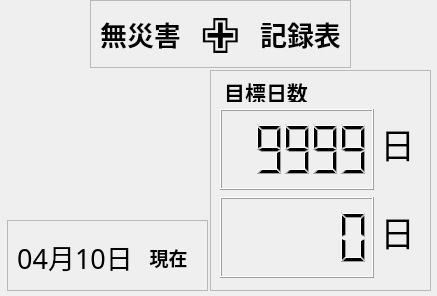
<?xml version="1.0" encoding="UTF-8"?>
<ui version="4.0">
 <class>MainWindow</class>
 <widget class="QMainWindow" name="MainWindow">
  <property name="geometry">
   <rect>
    <x>0</x>
    <y>0</y>
    <width>437</width>
    <height>296</height>
   </rect>
  </property>
  <property name="sizePolicy">
   <sizepolicy hsizetype="Expanding" vsizetype="Expanding">
    <horstretch>0</horstretch>
    <verstretch>0</verstretch>
   </sizepolicy>
  </property>
  <property name="minimumSize">
   <size>
    <width>437</width>
    <height>296</height>
   </size>
  </property>
  <property name="maximumSize">
   <size>
    <width>437</width>
    <height>296</height>
   </size>
  </property>
  <property name="windowTitle">
   <string>MainWindow</string>
  </property>
  <property name="windowIcon">
   <iconset>
    <normaloff>pic.ico</normaloff>pic.ico</iconset>
  </property>
  <widget class="QWidget" name="centralwidget">
   <widget class="QFrame" name="frame">
    <property name="geometry">
     <rect>
      <x>90</x>
      <y>0</y>
      <width>261</width>
      <height>68</height>
     </rect>
    </property>
    <property name="frameShape">
     <enum>QFrame::StyledPanel</enum>
    </property>
    <property name="frameShadow">
     <enum>QFrame::Raised</enum>
    </property>
    <layout class="QHBoxLayout" name="horizontalLayout">
     <item>
      <widget class="QLabel" name="label">
       <property name="font">
        <font>
         <family>ＭＳ ゴシック</family>
         <pointsize>20</pointsize>
         <weight>75</weight>
         <italic>false</italic>
         <bold>true</bold>
         <underline>false</underline>
         <strikeout>false</strikeout>
        </font>
       </property>
       <property name="layoutDirection">
        <enum>Qt::LeftToRight</enum>
       </property>
       <property name="styleSheet">
        <string notr="true">#label Qlabel {
	font: 1pt &quot;MS Sans Serif&quot;;
	color : rgb(15, 191, 15);
}
</string>
       </property>
       <property name="frameShape">
        <enum>QFrame::NoFrame</enum>
       </property>
       <property name="text">
        <string>無災害</string>
       </property>
       <property name="alignment">
        <set>Qt::AlignCenter</set>
       </property>
      </widget>
     </item>
     <item>
      <widget class="QLabel" name="plusLabel">
       <property name="font">
        <font>
         <family>ＭＳ ゴシック</family>
         <pointsize>36</pointsize>
         <weight>75</weight>
         <italic>false</italic>
         <bold>true</bold>
         <underline>false</underline>
         <strikeout>false</strikeout>
        </font>
       </property>
       <property name="layoutDirection">
        <enum>Qt::LeftToRight</enum>
       </property>
       <property name="styleSheet">
        <string notr="true">#plusLabel QLabel 
{
	color : #ff0000;
}
</string>
       </property>
       <property name="frameShape">
        <enum>QFrame::NoFrame</enum>
       </property>
       <property name="text">
        <string>✙</string>
       </property>
       <property name="alignment">
        <set>Qt::AlignCenter</set>
       </property>
      </widget>
     </item>
     <item>
      <widget class="QLabel" name="label_2">
       <property name="font">
        <font>
         <family>ＭＳ ゴシック</family>
         <pointsize>20</pointsize>
         <weight>75</weight>
         <italic>false</italic>
         <bold>true</bold>
         <underline>false</underline>
         <strikeout>false</strikeout>
        </font>
       </property>
       <property name="layoutDirection">
        <enum>Qt::LeftToRight</enum>
       </property>
       <property name="styleSheet">
        <string notr="true">Qlabel {
	font: 1pt &quot;MS Sans Serif&quot;;
	color : rgb(15, 191, 15);
}
</string>
       </property>
       <property name="frameShape">
        <enum>QFrame::NoFrame</enum>
       </property>
       <property name="text">
        <string>記録表</string>
       </property>
       <property name="alignment">
        <set>Qt::AlignCenter</set>
       </property>
      </widget>
     </item>
    </layout>
   </widget>
   <widget class="QFrame" name="frame_2">
    <property name="geometry">
     <rect>
      <x>210</x>
      <y>70</y>
      <width>221</width>
      <height>221</height>
     </rect>
    </property>
    <property name="frameShape">
     <enum>QFrame::StyledPanel</enum>
    </property>
    <property name="frameShadow">
     <enum>QFrame::Raised</enum>
    </property>
    <layout class="QHBoxLayout" name="horizontalLayout_5">
     <item>
      <layout class="QVBoxLayout" name="verticalLayout">
       <item>
        <widget class="QLabel" name="label_4">
         <property name="minimumSize">
          <size>
           <width>92</width>
           <height>21</height>
          </size>
         </property>
         <property name="maximumSize">
          <size>
           <width>92</width>
           <height>21</height>
          </size>
         </property>
         <property name="font">
          <font>
           <family>ＭＳ ゴシック</family>
           <pointsize>16</pointsize>
           <weight>75</weight>
           <italic>false</italic>
           <bold>true</bold>
           <underline>false</underline>
           <strikeout>false</strikeout>
          </font>
         </property>
         <property name="cursor">
          <cursorShape>WaitCursor</cursorShape>
         </property>
         <property name="layoutDirection">
          <enum>Qt::LeftToRight</enum>
         </property>
         <property name="styleSheet">
          <string notr="true">Qlabel {
	font: 1pt &quot;MS Sans Serif&quot;;
	color : rgb(15, 191, 15);
}
</string>
         </property>
         <property name="frameShape">
          <enum>QFrame::NoFrame</enum>
         </property>
         <property name="text">
          <string>目標日数</string>
         </property>
         <property name="alignment">
          <set>Qt::AlignCenter</set>
         </property>
        </widget>
       </item>
       <item>
        <layout class="QHBoxLayout" name="horizontalLayout_3">
         <item>
          <widget class="QLCDNumber" name="targetLcd">
           <property name="minimumSize">
            <size>
             <width>150</width>
             <height>81</height>
            </size>
           </property>
           <property name="value" stdset="0">
            <double>9999.000000000000000</double>
           </property>
          </widget>
         </item>
         <item>
          <widget class="QLabel" name="label_7">
           <property name="minimumSize">
            <size>
             <width>41</width>
             <height>41</height>
            </size>
           </property>
           <property name="maximumSize">
            <size>
             <width>41</width>
             <height>41</height>
            </size>
           </property>
           <property name="font">
            <font>
             <pointsize>26</pointsize>
            </font>
           </property>
           <property name="layoutDirection">
            <enum>Qt::RightToLeft</enum>
           </property>
           <property name="text">
            <string>日</string>
           </property>
           <property name="alignment">
            <set>Qt::AlignBottom|Qt::AlignLeading|Qt::AlignLeft</set>
           </property>
          </widget>
         </item>
        </layout>
       </item>
       <item>
        <layout class="QHBoxLayout" name="horizontalLayout_4">
         <item>
          <widget class="QLCDNumber" name="countLcd">
           <property name="minimumSize">
            <size>
             <width>150</width>
             <height>81</height>
            </size>
           </property>
          </widget>
         </item>
         <item>
          <widget class="QLabel" name="label_8">
           <property name="minimumSize">
            <size>
             <width>41</width>
             <height>41</height>
            </size>
           </property>
           <property name="maximumSize">
            <size>
             <width>41</width>
             <height>41</height>
            </size>
           </property>
           <property name="font">
            <font>
             <pointsize>26</pointsize>
            </font>
           </property>
           <property name="layoutDirection">
            <enum>Qt::RightToLeft</enum>
           </property>
           <property name="text">
            <string>日</string>
           </property>
           <property name="alignment">
            <set>Qt::AlignBottom|Qt::AlignLeading|Qt::AlignLeft</set>
           </property>
          </widget>
         </item>
        </layout>
       </item>
      </layout>
     </item>
    </layout>
   </widget>
   <widget class="QFrame" name="frame_3">
    <property name="geometry">
     <rect>
      <x>7</x>
      <y>220</y>
      <width>201</width>
      <height>71</height>
     </rect>
    </property>
    <property name="frameShape">
     <enum>QFrame::StyledPanel</enum>
    </property>
    <property name="frameShadow">
     <enum>QFrame::Raised</enum>
    </property>
    <layout class="QHBoxLayout" name="horizontalLayout_2">
     <property name="bottomMargin">
      <number>6</number>
     </property>
     <item>
      <widget class="QLabel" name="dateLabel">
       <property name="maximumSize">
        <size>
         <width>10000</width>
         <height>10000</height>
        </size>
       </property>
       <property name="font">
        <font>
         <family>ＭＳ ゴシック</family>
         <pointsize>20</pointsize>
         <weight>50</weight>
         <italic>false</italic>
         <bold>false</bold>
         <underline>false</underline>
         <strikeout>false</strikeout>
        </font>
       </property>
       <property name="layoutDirection">
        <enum>Qt::LeftToRight</enum>
       </property>
       <property name="styleSheet">
        <string notr="true">Qlabel {
	font: 1pt &quot;MS Sans Serif&quot;;
	color : rgb(15, 191, 15);
}
</string>
       </property>
       <property name="frameShape">
        <enum>QFrame::NoFrame</enum>
       </property>
       <property name="text">
        <string>04月10日</string>
       </property>
       <property name="alignment">
        <set>Qt::AlignCenter</set>
       </property>
      </widget>
     </item>
     <item>
      <widget class="QLabel" name="label_5">
       <property name="maximumSize">
        <size>
         <width>71</width>
         <height>58</height>
        </size>
       </property>
       <property name="font">
        <font>
         <family>ＭＳ ゴシック</family>
         <pointsize>14</pointsize>
         <weight>75</weight>
         <italic>false</italic>
         <bold>true</bold>
         <underline>false</underline>
         <strikeout>false</strikeout>
        </font>
       </property>
       <property name="layoutDirection">
        <enum>Qt::LeftToRight</enum>
       </property>
       <property name="styleSheet">
        <string notr="true">Qlabel {
	font: 1pt &quot;MS Sans Serif&quot;;
	color : rgb(15, 191, 15);
}
</string>
       </property>
       <property name="frameShape">
        <enum>QFrame::NoFrame</enum>
       </property>
       <property name="text">
        <string>現在</string>
       </property>
       <property name="alignment">
        <set>Qt::AlignCenter</set>
       </property>
      </widget>
     </item>
    </layout>
   </widget>
   <widget class="QPushButton" name="ResetBtn">
    <property name="geometry">
     <rect>
      <x>30</x>
      <y>80</y>
      <width>141</width>
      <height>131</height>
     </rect>
    </property>
    <property name="text">
     <string/>
    </property>
    <property name="icon">
     <iconset>
      <normaloff>pic.png</normaloff>pic.png</iconset>
    </property>
    <property name="iconSize">
     <size>
      <width>175</width>
      <height>175</height>
     </size>
    </property>
    <property name="flat">
     <bool>true</bool>
    </property>
   </widget>
  </widget>
  <action name="refreshAction">
   <property name="text">
    <string>リフレッシュ</string>
   </property>
  </action>
 </widget>
 <resources/>
 <connections/>
</ui>
